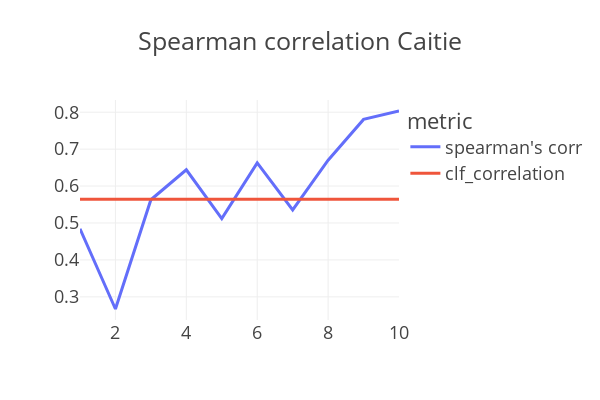

Notebook code cell kept with this figure:
### Code cell
fig

### Figure 1 — Plotly figure (JSON) as saved in the notebook; plotly's stock layout.template omitted (floating-point values rounded to 4 significant figures)
{"data": [{"hovertemplate": "metric=spearman's corr<br>epoch=%{x}<br>score=%{y}<extra></extra>", "legendgroup": "spearman's corr", "line": {"color": "#636efa", "dash": "solid"}, "marker": {"symbol": "circle"}, "mode": "lines", "name": "spearman's corr", "orientation": "v", "showlegend": true, "type": "scatter", "x": ["1", "2", "3", "4", "5", "6", "7", "8", "9", "10"], "xaxis": "x", "y": [0.4844, 0.2671, 0.563, 0.6442, 0.5118, 0.6628, 0.5354, 0.67, 0.7805, 0.8033], "yaxis": "y"}, {"hovertemplate": "metric=clf_correlation<br>epoch=%{x}<br>score=%{y}<extra></extra>", "legendgroup": "clf_correlation", "line": {"color": "#EF553B", "dash": "solid"}, "marker": {"symbol": "circle"}, "mode": "lines", "name": "clf_correlation", "orientation": "v", "showlegend": true, "type": "scatter", "x": ["1", "2", "3", "4", "5", "6", "7", "8", "9", "10"], "xaxis": "x", "y": [0.5641, 0.5641, 0.5641, 0.5641, 0.5641, 0.5641, 0.5641, 0.5641, 0.5641, 0.5641], "yaxis": "y"}], "layout": {"height": 400, "legend": {"title": {"text": "metric"}, "tracegroupgap": 0}, "title": {"text": "Spearman correlation Caitie"}, "width": 600, "xaxis": {"anchor": "y", "autorange": true, "domain": [0, 1], "range": [1, 10], "showticklabels": true, "title": {"text": ""}, "type": "linear"}, "yaxis": {"anchor": "x", "autorange": true, "domain": [0, 1], "range": [0.2373, 0.833], "showticklabels": true, "title": {"text": ""}, "type": "linear"}}}
